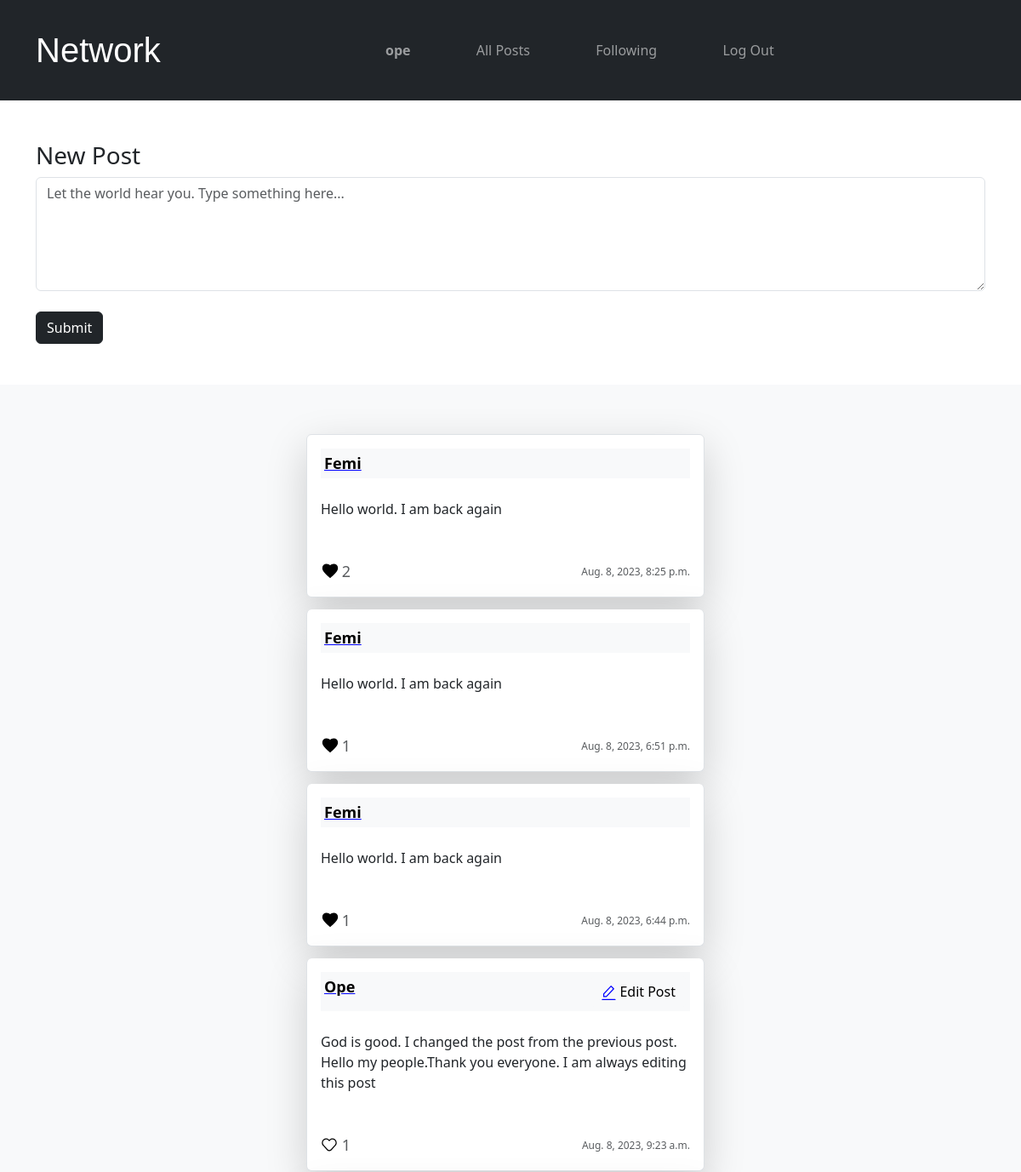
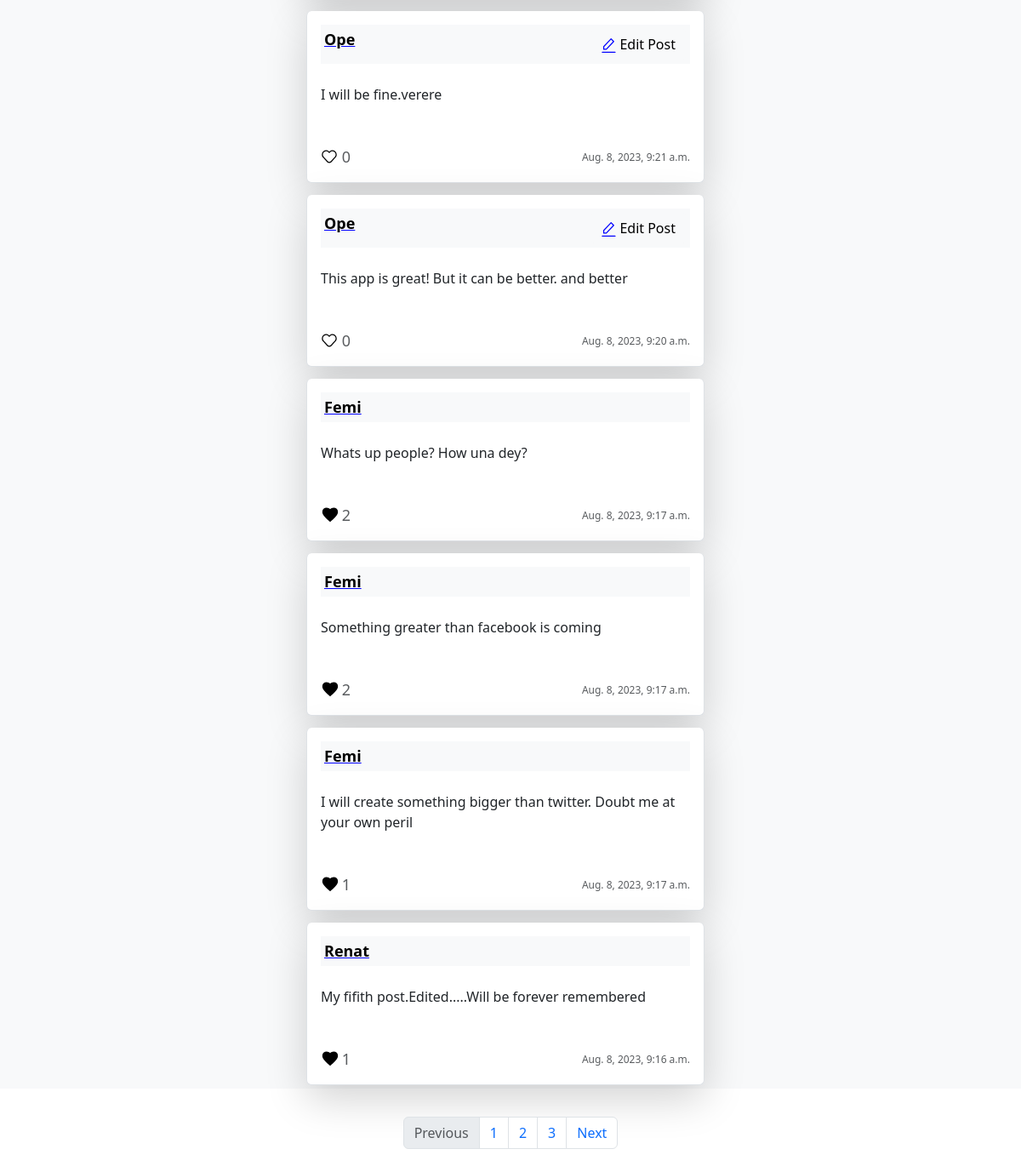
Page /?page=2 (signed in) on the committed database (2 pictures, top to bottom).
### network/models.py (models this page shows, shortened)
class User(AbstractUser):
    pass

class Post(models.Model):
    owner = models.ForeignKey(User, on_delete=models.CASCADE, related_name='postowner')
    timestamp = models.DateTimeField(auto_now_add=True, null=True)
    content = models.TextField()

### network/views.py (the view)
# urls.py: path("", views.index, name="index"),
def index(request):
    allPosts = Post.objects.annotate(number_of_likes=Count('likedpost')).order_by('-id')
    paginator = Paginator(allPosts, 10)
    page_number = request.GET.get('page')
    page_obj = paginator.get_page(page_number)
    allLikes = Like.objects.all()
    allPostsLiked = []
    try:
        for like in allLikes:
            if like.user.id == request.user.id:
                allPostsLiked.append(like.post.id)
    except:
        allPostsLiked = []
    if request.user.is_authenticated:
        if request.method == 'POST':
            content = request.POST["newpost"]
            Post.objects.create(owner=request.user, content=content)
            return render(request, "network/index.html", {
                "allPosts": allPosts,
                "page_obj": page_obj,
            	"allPostsLiked": allPostsLiked
            })
    return render(request, "network/index.html", {
        "allPosts": allPosts,
        "page_obj": page_obj,
        "allPostsLiked": allPostsLiked
    })

### network/templates/network/index.html (shortened to what this page needs)
{% extends "network/layout.html" %}
{% load static %}
{% block body %}
    {% if user.is_authenticated %}
    <div class="mx-auto container mt-5 mb-5">
        <h3>New Post</h3>
        <form action="{% url 'index' %}" method="POST">
            <textarea class="rounded form-control" name="newpost" id="newpost" cols="100" rows="5" autofocus placeholder="Let the world hear you. Type something here..."></textarea>
            <div>
                <button class="btn btn-dark mt-4">Submit</button>
            </div>
        </form>
    </div>
    {% endif %}
    <div class=" mx-auto mt-5 bg-light" style="max-width: 100%; height: fit-content;">
        <ul class="container  mt-5 pt-5 list-group" style="max-width: 40%;">
            {% for post in page_obj %}
                <li class="list-group-item shadow-lg p-3 mb-1 bg-white rounded">
                    <div class="container bg-light p-1 d-flex justify-content-between">
                        <a href="{% url 'userprofile' post.owner.id %}" class="username"><strong>{{post.owner.username|title}}</strong></a>
                        {% if user == post.owner %}
                        <button class="btn btn-light" data-bs-toggle="modal" data-bs-target="#editButton_{{post.id}}">
                            <span><img src="{% static 'images/editicon.svg' %}" /></span>
                            <span class="editText">Edit Post</span>
                        </button>
                        {% endif %}
                    </div>
                    <div class="contianer mt-4">
                        <p id="post_content_{{post.id}}">{{post.content}}</p>
                    </div>
                    <div class="d-flex flex-row justify-content-between mt-5">
                        {% if user.is_authenticated %}
                            <div class="d-flex flex-row align-items-center justify-content-between text-muted" style="width: 35px;">
                                {% if post.id in allPostsLiked %}
                                <span class="unlike" style="cursor: pointer;" id="like_{{post.id}}" onclick="handleImageLikeUnlike({{post.id}}, {{allPostsLiked}})"></span>
                                {% else %}
                                <span class="like" style="cursor: pointer;" id="like_{{post.id}}" onclick="handleImageLikeUnlike({{post.id}}, {{allPostsLiked}})"></span>
                                {% endif %}
                                <span id="likeSpan">
                                    <span id="numOfLikes_{{post.id}}" class="font-weight-light " style="font-size: 18px" ;>
                                        {{post.number_of_likes}}
                                    </span>
                                </span>
                            </div>
                        {% endif %}
                        <div>
                            <span class="font-weight-light text-muted" style="font-size: 12px;">{{post.timestamp}}</span>
                        </div>
                    </div>
                </li>
            {% endfor %}
        </ul>
    </div>
    <div class=" mx-auto d-flex justify-content-center pt-5 pb-5" style="display: block; width: 50%; height: 120px;">
        <nav aria-label="page pagination" class="d-flex justify-content-center align-items-center">
            <ul class="pagination mx-auto d-flex justify-content-center ">
                {% if page_obj.has_previous %}
                <li class="page-item disabled">
                    <a class="page-link" href="?page={{ page_obj.previous_page_number }}" tabindex="-1"
                        aria-disabled="true">Previous</a>
                </li>
                {% endif %}
                {% for page in page_obj.paginator.page_range %}
                <li class="page-item"><a class="page-link" href="?page={{page}}">{{page}}</a></li>
                {% endfor %}
                {% if page_obj.has_next %}
                <li class="page-item">
                    <a class="page-link" href="?page={{ page_obj.next_page_number }}">Next</a>
                </li>
                {% endif %}
            </ul>
        </nav>
    </div>
{% endblock %}

### network/templates/network/layout.html (shortened to what this page needs)
{% load static %}
<!DOCTYPE html>
<html lang="en">
    <head>
        {% load bootstrap5 %}
        {% bootstrap_css %}
        <link href="{% static 'network/styles.css' %}" rel="stylesheet">
    </head>
    <body>
        <nav class="navbar navbar-expand-lg navbar-dark bg-dark p-4">
            <div class="container">
            <a class="navbar-brand logo" href="{% url 'index' %}">Network</a>
            <div class="container-fluid" style="width: 50%;">
              <ul class="navbar-nav nav-fill">
                {% if user.is_authenticated %}
                    <li class="nav-item mr-3">
                        <a class="nav-link" href="{% url 'userprofile' user.id %}"><strong>{{ user.username }}</strong></a>
                    </li>
                {% endif %}
                <li class="nav-item">
                  <a class="nav-link" href="{% url 'index' %}">All Posts</a>
                </li>
                {% if user.is_authenticated %}
                    <li class="nav-item">
                        <a class="nav-link" href="{% url 'following' userid=user.id %}">Following</a>
                    </li>
                    <li class="nav-item">
                        <a class="nav-link" href="{% url 'logout' %}">Log Out</a>
                    </li>
                {% endif %}
              </ul>
            </div>
            </div>
          </nav>
        <div class="body">
            {% block body %}
            {% endblock %}
        </div>
    </body>
</html>

### network/static/network/styles.css (style rules this page uses)
.unlike { display: inline-block; background: url('/static/images/loved.svg') no-repeat center; background-size: contain; width: 22px; height: 22px; z-index: 10; animation: likepost 0.5s linear 0.1s ; }
.like { display: inline-block; background: url('/static/images/love.svg') no-repeat center; background-size: contain; width: 20px; height: 20px; z-index: 10; }
.logo { font-family: pacifico, sans-serif; font-size: 40px; }
.list-group-item { margin-top: 10px; }
.username { text-decoration-color: blue; color: black; font-size: 18px; }

### rows in the picture
User: username "ope"
Post: owner.username "Femi", content "Hello world. I am back again", number_of_likes "2", timestamp "Aug. 8, 2023, 8:25 p.m."
Post: owner.username "Femi", content "Hello world. I am back again", number_of_likes "1", timestamp "Aug. 8, 2023, 6:51 p.m."
Post: owner.username "Femi", content "Hello world. I am back again", number_of_likes "1", timestamp "Aug. 8, 2023, 6:44 p.m."
Post: owner.username "Ope", content "God is good. I changed the post from the previous post. Hello my people.Thank you everyone. I am always editing this post", number_of_likes "1", timestamp "Aug. 8, 2023, 9:23 a.m."
Post: owner.username "Ope", content "I will be fine.verere", number_of_likes "0", timestamp "Aug. 8, 2023, 9:21 a.m."
Post: owner.username "Ope", content "This app is great! But it can be better. and better", number_of_likes "0", timestamp "Aug. 8, 2023, 9:20 a.m."
Post: owner.username "Femi", content "Whats up people? How una dey?", number_of_likes "2", timestamp "Aug. 8, 2023, 9:17 a.m."
Post: owner.username "Femi", content "Something greater than facebook is coming", number_of_likes "2", timestamp "Aug. 8, 2023, 9:17 a.m."
Post: owner.username "Femi", content "I will create something bigger than twitter. Doubt me at your own peril", number_of_likes "1", timestamp "Aug. 8, 2023, 9:17 a.m."
Post: owner.username "Renat", content "My fifith post.Edited.....Will be forever remembered", number_of_likes "1", timestamp "Aug. 8, 2023, 9:16 a.m."

### other values in the picture
{{ page }} "1" "2" "3"
